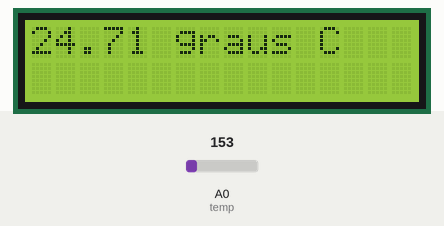
Recording of a sketch running on a simulated Arduino Uno, built with avr-gcc and run on an emulated ATmega328P. Parts: 16×2 character LCD. Inputs (shaded band) come from the test bench; at power-on: A0 (temp) = 153. What the sketch prints to the serial monitor is not drawn.

Above: at 1.2 s.
1.3 s: A0 (temp) set to 165
At 2.4 s:
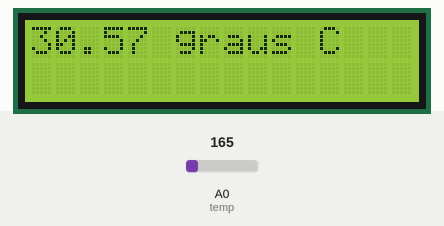
3.5 s: A0 (temp) set to 175
At 5.2 s:
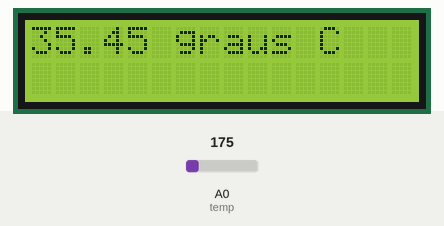
5.5 s: A0 (temp) set to 191
At 7.2 s:
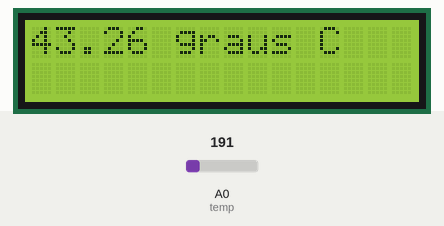
Timing chart, 0 to 8.7 s (numbered marks = the images above; inputs shaded):
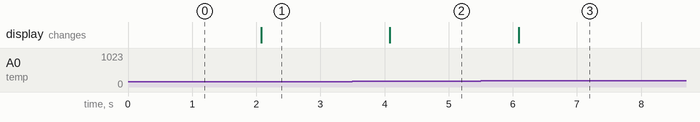

Measured:
- after the input at 1.3 s, the display: changes after 0.78 s (image 1)
- after the input at 3.5 s, the display: changes after 0.58 s (image 2)
- after the input at 5.5 s, the display: changes after 0.59 s (image 3)

The sketch:

Arduino.ino
```cpp
#include <LiquidCrystal.h>
const int rs = 12, en = 11, d4 = 5, d5 = 4, d6 = 3, d7 = 2;
LiquidCrystal lcd(rs, en, d4, d5, d6, d7);
int temp = 0;
int tempe = 0;
void setup() {
  Serial.begin(9600);
  pinMode(temp, INPUT);
  lcd.begin(16, 2);
}

void loop() {
  lcd.clear();
  int reading = analogRead(temp);
  float voltage = reading * 5.0;
  voltage /= 1024.0;
  float temperatureC = (voltage - 0.5) * 100 ;  //converting from 10 mv per degree wit 500 mV offset
                                               //to degrees ((voltage - 500mV) times 100)
  lcd.print(temperatureC); lcd.println(" graus C");
  if (tempe == 0) {
    Serial.println(temperatureC);
    tempe = 1;
  }
  String leitura = Serial.readString();
  if (leitura.length() > 2) {
    lcd.clear();
    lcd.print(leitura);
    for (int scrollCounter = 0; scrollCounter < 40; scrollCounter++)
    {
      lcd.scrollDisplayLeft();
      delay(250);
    }
    lcd.clear();
    Serial.println("");
  }
}
```
